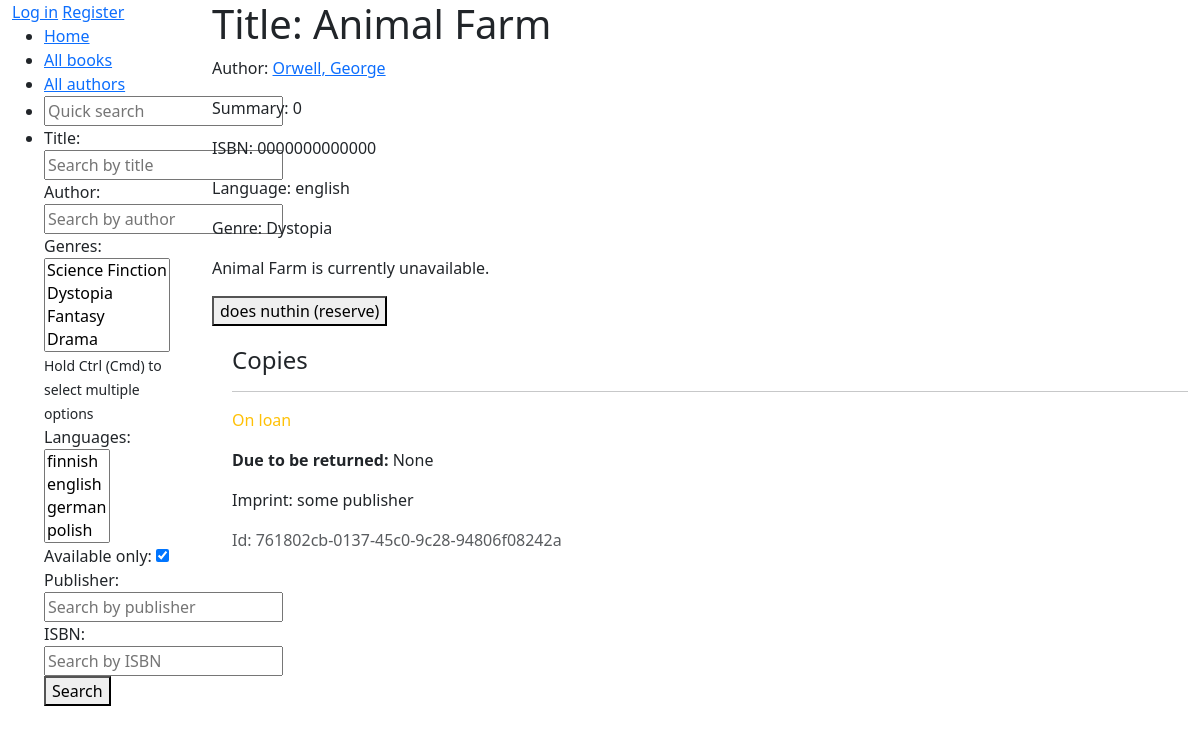
The app's page /book/5/ with its own data.
### catalog/models.py (models this page shows, shortened)
class Book(models.Model):
    title = models.CharField(max_length=200)
    author = models.ForeignKey("Author", on_delete=models.RESTRICT, null=True)  # todo: handle > 1 authors
    summary = models.TextField(max_length=1000, help_text="Enter a brief description of the book.")
    isbn = models.CharField("ISBN",
                            max_length=13,
                            unique=True,
                            validators=[
                                RegexValidator(
                                    regex=r"^\d{10}(\d{3})?$",  # Matches ISBN-10 or ISBN-13
                                )
                            ])
    genre = models.ManyToManyField("Genre")  # fix: can select only 1
    language = models.ForeignKey("Language", on_delete=models.SET_NULL, null=True)  # todo: support multiple langs
    @property
    def is_available(self):
        return self.bookinstance_set.filter(status="a").exists()
    def display_genre(self):
        """Display genre in admin"""
        return ", ".join(genre.name for genre in self.genre.all()[:3])
    display_genre.short_description = "Genre"

class Author(models.Model):
    first_name = models.CharField(max_length=50)
    last_name = models.CharField(max_length=50)
    date_of_birth = models.DateField(blank=True, null=True)
    date_of_death = models.DateField(blank=True, null=True)
    def __str__(self):
        return f"{self.last_name}, {self.first_name}"
    def get_absolute_url(self):
        return reverse("author-detail", args=[str(self.id)])
    class Meta:
        ordering = ["last_name", "first_name"]

class Language(models.Model):
    name = models.CharField(max_length=50, unique=True)
    def __str__(self):
        return self.name
    class Meta:
        constraints = [
            UniqueConstraint(
                Lower("name"),
                name="language_name_case_insensitive_unique",
                violation_error_message="Language already exists"
            )
        ]

class Genre(models.Model):
    name = models.CharField(max_length=200, unique=True, help_text="Enter a book genre")
    def __str__(self):
        return self.name
    class Meta:
        constraints = [
            UniqueConstraint(
                Lower("name"),
                name="genre_name_case_insensitive_unique",
                violation_error_message="Genre already exists"
            ),
        ]

class BookInstance(models.Model):
    id = models.UUIDField(primary_key=True, default=uuid.uuid4, help_text="Unique ID for this book across whole library")
    due_back = models.DateField(null=True, blank=True)
    book = models.ForeignKey(Book, on_delete=models.RESTRICT, null=True)
    imprint = models.CharField(max_length=200)
    borrower = models.ForeignKey(User, on_delete=models.SET_NULL, null=True, blank=True)
    LOAN_STATUS = (
        ("a", "Available"),
        ("m", "Maintenance"),  # ?
        ("o", "On loan"),
        ("r", "Reserved"),
    )
    status = models.CharField(max_length=1, choices=LOAN_STATUS, blank=True, default="m")  # default a?
    class Meta:
        ordering = ["due_back"]

### catalog/views.py (the view)
# urls.py: path("book/<int:pk>/", views.BookDetailView.as_view(), name="book-detail"),
class BookDetailView(DetailView):
    model = Book

### catalog/templates/catalog/book_detail.html (shortened to what this page needs)
{% extends "catalog/layout.html" %}
{% block content %}
    <h1>Title: {{ book.title }}</h1>
    <p>Author: <a href="{{ book.author.get_absolute_url }}">{{ book.author }}</a></p>
    <p>Summary: {{ book.summary }}</p>
    <p>ISBN: {{ book.isbn }}</p>
    <p>Language: {{ book.language }}</p>
    <p>Genre: {{ book.genre.all|join:", " }}</p>
    {% if book.is_available %}
        <p>{{ book.title }} is available to borrow!</p>
        <form method="post" action="{% url 'borrow' book.id %}">
            {% csrf_token %}
            <button type="submit">Borrow</button>
        </form>
    {% else %}
        <p>{{ book.title }} is currently unavailable.</p>
        <form method="post" action="">
             <button type="submit">does nuthin (reserve)</button>
        </form>
    {% endif %}
    <div style="margin-left:20px;margin-top:20px">
        <h4>Copies</h4>
        {% for copy in book.bookinstance_set.all %}
            <hr />
            <p
                class="{% if copy.status == 'a' %}text-success{% elif copy.status == 'm' %}text-danger{% else %}text-warning{% endif %}">
                {{ copy.get_status_display }}
            </p>
            {% if copy.status != 'a' %}
                <p><strong>Due to be returned:</strong> {{ copy.due_back }}</p>
            {% endif %}
            <p>Imprint: {{ copy.imprint }}</p>
            <p class="text-muted">Id: {{ copy.id }}</p>
        {% endfor %}
    </div>
{% endblock content %}

### catalog/templates/catalog/layout.html (shortened to what this page needs)
<!DOCTYPE html>
<html lang="en">
<head>
    <link href="https://cdn.jsdelivr.net/npm/bootstrap@5.3.3/dist/css/bootstrap.min.css"
      rel="stylesheet"
>
</head>
<body>
    <div class="container-fluid">
        <div class="row">
            <div class="col-sm-2">
                {% block sidebar %}
                    {% if user.is_authenticated %}
                        <a href="{% url 'profile' %}">Profile</a>
                        <a href="{% url 'user-borrowed' %}">My books</a>
                        <form method="post" action="{% url 'logout' %}">
                            {% csrf_token %}
                            <button type="submit">Logout</button>
                        </form>
                    {% else %}
                        <a href="{% url 'login' %}">Log in</a>
                        <a href="{% url 'register' %}">Register</a>
                    {% endif %}
                    <ul class="sidebar-nav">
                        <li><a href="{% url 'index' %}">Home</a></li>
                        <li><a href="{% url 'books' %}">All books</a></li>
                        <li><a href="{% url 'authors' %}">All authors</a></li>
                        <li>
                            <form action="{% url 'search' %}">
                                <input type="text" name="q" placeholder="Quick search">
                            </form>
                        </li>
                        <li>
                            <form action="{% url 'advanced-search' %}">
                                <div>
                                    <label for="title">Title:</label>
                                    <input type="text" id="title" name="title" placeholder="Search by title">
                                </div>
                                <div>
                                    <label for="author">Author:</label>
                                    <input type="text" id="author" name="author" placeholder="Search by author">
                                </div>
                                <div>
                                    <label for="genres">Genres:</label>
                                    <select id="genres" name="genres" multiple>
                                        {% for genre in request.sidebar_data.genres %}
                                            <option value="{{ genre.id }}" {% if genre.id in query.genres %}selected{% endif %}>{{ genre.name }}</option>
                                        {% endfor %}
                                    </select>
                                    <small>Hold Ctrl (Cmd) to select multiple options</small>
                                </div>
                                <div>
                                    <label for="languages">Languages:</label>
                                    <select id="languages" name="languages" multiple>
                                        {% for language in request.sidebar_data.languages %}
                                            <option value="{{ language.id }}" {% if language.id in query.languages %}selected{% endif %}>{{ language.name }}</option>
                                        {% endfor %}
                                    </select>
                                </div>
                                <div>
                                    <label for="status">Available only:</label>
                                    <input type="checkbox" id="status" name="status" checked>
                                </div>
                                <div>
                                    <label for="imprint">Publisher:</label>
                                    <input type="text" id="imprint" name="imprint" placeholder="Search by publisher">
                                </div>
                                <div>
                                    <label for="isbn">ISBN:</label>
                                    <input type="text" id="isbn" name="isbn" placeholder="Search by ISBN" maxlength="13" pattern="\d{10}|\d{13}">
                                </div>
                                <button type="submit">Search</button>
                            </form>
                        </li>
                    </ul>
                {% endblock sidebar %}
            </div>
            <div class="col-sm-10">
                {% block content %}{% endblock content %}
            </div>
        </div>
    </div>
</body>
</html>

### records on screen
Book: author "Orwell, George", summary "0", isbn "0000000000000", language "english", genre.all "Dystopia", title "Animal Farm"
BookInstance: status "On loan", due_back "None", imprint "some publisher", id "761802cb-0137-45c0-9c28-94806f08242a"
